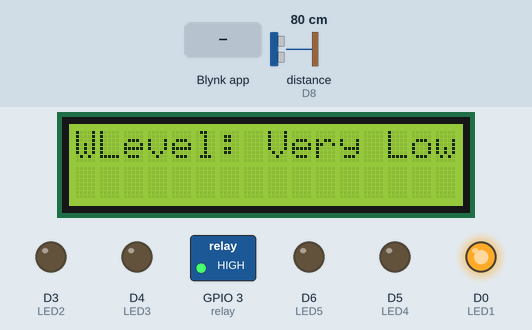
Simulated run of this sketch. Board: ESP8266 (NodeMCU). Shown: 16×2 character LCD, switched loads named in the sketch (green lamp = pin HIGH), output pins drawn as LEDs (lit = HIGH). Wiring (inferred from the names in the program): ultrasonic range finder: trigger D7; echo D8. The inputs (shaded band) are chosen by the test bench; at power-on: distance to the obstacle (sensor on D8) 80 cm. The echo pulse lasts 58.3 µs per cm; WiFi joins after 1.5 s; servers stay silent unless stated; pins used as bus, display or sensor lines are not drawn; what the sketch prints to the serial monitor is not drawn.

Above: at 7.0 s.
7.1 s: distance to the obstacle (sensor on D8) set to 17 cm
8.6 s: distance to the obstacle (sensor on D8) set to 14 cm
At 9.9 s:
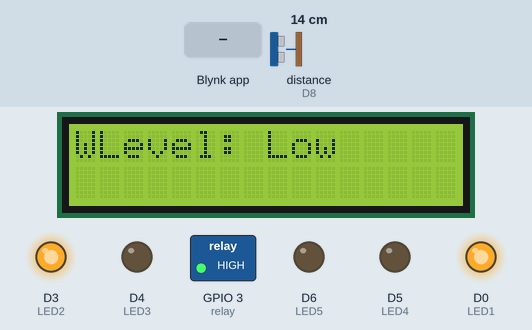
10.2 s: Blynk app writes 1 to V1
At 11.4 s:
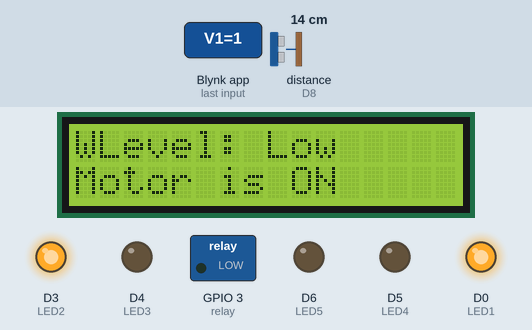
11.7 s: distance to the obstacle (sensor on D8) set to 2 cm
At 12.3 s:
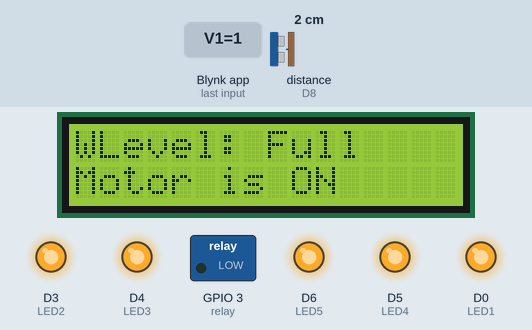
13.3 s: Blynk app writes 0 to V1
At 13.8 s:
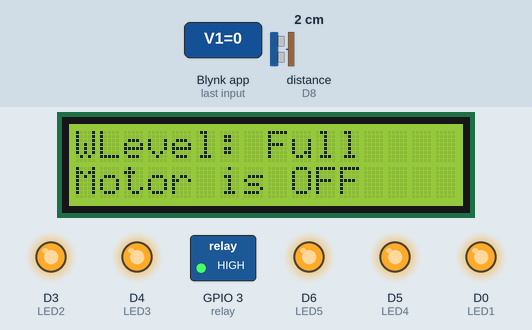
14.8 s: distance to the obstacle (sensor on D8) set to 7 cm
16.3 s: distance to the obstacle (sensor on D8) set to 10 cm
At 17.0 s:
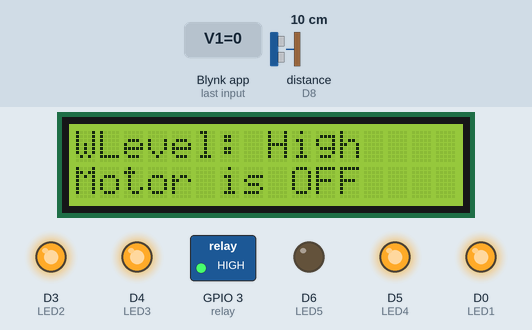
Timing chart, 0 to 18.9 s (numbered marks = the images above; inputs shaded):
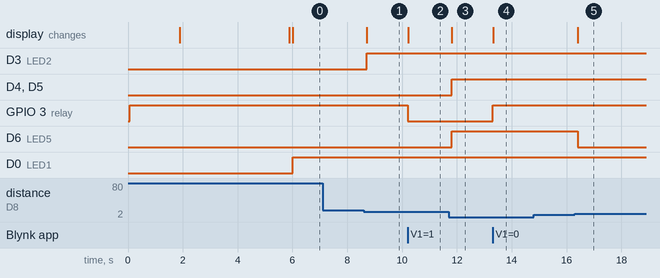

Measured:
- the behaviour switches between 15 and 14 cm on distance to the obstacle (sensor on D8) (found by bisection; images 0 and 1)
- the behaviour switches between 8 and 9 cm on distance to the obstacle (sensor on D8) (found by bisection; images 4 and 5)
- after the input at 7.1 s, every drawn part: stays the same
- after the input at 8.6 s, D3 (LED2): LOW → HIGH after 0.11 s; the display: changes after 0.11 s (image 1)
- after the input at 10.2 s, GPIO 3 (relay): HIGH → LOW at once; the display: changes at once (image 2)
- after the input at 11.7 s, D4 (LED3), D6 (LED5), D5 (LED4): LOW → HIGH after 0.11 s; the display: changes after 0.11 s (image 3)
- after the input at 13.3 s, GPIO 3 (relay): LOW → HIGH at once; the display: changes at once (image 4)
- after the input at 14.8 s, every drawn part: stays the same
- after the input at 16.3 s, D6 (LED5): HIGH → LOW after 0.11 s; the display: changes after 0.11 s (image 5)

The sketch:

WaterLevelUpdated.ino
```cpp
/*Water level monitoring system with the New Blynk app*/
//Include the library files
#define BLYNK_TEMPLATE_ID "TMPL6qP-6AjSR"
#define BLYNK_TEMPLATE_NAME "Water level monitoring system"
#define BLYNK_AUTH_TOKEN "LokcXsrwd2c2yJVIhf_UGQ_sVVYAR9XV"

#include <LiquidCrystal_I2C.h>
#define BLYNK_PRINT Serial
#include <ESP8266WiFi.h>
#include <BlynkSimpleEsp8266.h>

//Initialize the LCD display
LiquidCrystal_I2C lcd(0x27, 16, 2);

char auth[] = "LokcXsrwd2c2yJVIhf_UGQ_sVVYAR9XV";//Enter your Auth token
char ssid[] = "WaterLevel";//Enter your WIFI name
char pass[] = "12345678";//Enter your WIFI password

BlynkTimer timer;

// Define the component pins
#define trig D7
#define echo D8
#define LED1 D0
#define LED2 D3
#define LED3 D4
#define LED4 D5
#define LED5 D6
#define relay 3

//Enter your tank max value(CM)
int MaxLevel = 20;

int Level1 = (MaxLevel * 75) / 100;
int Level2 = (MaxLevel * 65) / 100;
int Level3 = (MaxLevel * 55) / 100;
int Level4 = (MaxLevel * 45) / 100;
int Level5 = (MaxLevel * 35) / 100;

const int numReadings = 20;
int readings[numReadings];      // the readings from the ultrasonic sensor
int readIndex = 0;              // the index of the current reading
int total = 0;                  // the running total
int average = 0;                // the average
int readingCount = 0;           // the count of readings

void setup() {
  Serial.begin(9600);
  lcd.init();
  lcd.backlight();
  pinMode(trig, OUTPUT);
  pinMode(echo, INPUT);
  pinMode(LED1, OUTPUT);
  pinMode(LED2, OUTPUT);
  pinMode(LED3, OUTPUT);
  pinMode(LED4, OUTPUT);
  pinMode(LED5, OUTPUT);
  pinMode(relay, OUTPUT);
  digitalWrite(relay, HIGH);
  Blynk.begin(auth, ssid, pass, "blynk.cloud", 80);

  lcd.setCursor(0, 0);
  lcd.print("Water level");
  lcd.setCursor(4, 1);
  lcd.print("Monitoring");
  delay(4000);
  lcd.clear();

  Serial.println("Setup Complete");

  // initialize all the readings to 0
  for (int thisReading = 0; thisReading < numReadings; thisReading++) {
    readings[thisReading] = 0;
  }

  //Call the functions
  timer.setInterval(100L, ultrasonic);
}

//Get the ultrasonic sensor values
void ultrasonic() {
  digitalWrite(trig, LOW);
  delayMicroseconds(4);
  digitalWrite(trig, HIGH);
  delayMicroseconds(10);
  digitalWrite(trig, LOW);
  long t = pulseIn(echo, HIGH);
  int distance = t / 29 / 2;

  int blynkDistance = (distance - MaxLevel) * -1;
  if (distance <= MaxLevel) {
    Blynk.virtualWrite(V0, blynkDistance);
  } else {
    Blynk.virtualWrite(V0, 0);
  }

  // Subtract the last reading:
  total = total - readings[readIndex];
  // Read from the sensor:
  readings[readIndex] = distance;
  // Add the reading to the total:
  total = total + readings[readIndex];
  // Advance to the next position in the array:
  readIndex = readIndex + 1;

  // If we're at the end of the array...
  if (readIndex >= numReadings) {
    // ...wrap around to the beginning:
    readIndex = 0;
  }

  // Increment the reading count
  readingCount++;

  // Calculate and send the average every 20 readings
  if (readingCount >= numReadings) {
    average = total / numReadings;
    Blynk.virtualWrite(V2, MaxLevel - average);
    readingCount = 0;  // Reset the reading count after computing the average
  }

  lcd.setCursor(0, 0);
  lcd.print("WLevel:");

  if (Level1 <= distance) {
    lcd.setCursor(8, 0);
    lcd.print("Very Low");
    Serial.print("Very Low");
    Serial.println(distance);
    digitalWrite(LED1, HIGH);
    digitalWrite(LED2, LOW);
    digitalWrite(LED3, LOW);
    digitalWrite(LED4, LOW);
    digitalWrite(LED5, LOW);
  } else if (Level2 <= distance && Level1 > distance) {
    lcd.setCursor(8, 0);
    lcd.print("Low");
    lcd.print("      ");
    Serial.print("Low");
    Serial.println(distance);
    digitalWrite(LED1, HIGH);
    digitalWrite(LED2, HIGH);
    digitalWrite(LED3, LOW);
    digitalWrite(LED4, LOW);
    digitalWrite(LED5, LOW);
  } else if (Level3 <= distance && Level2 > distance) {
    lcd.setCursor(8, 0);
    lcd.print("Medium");
    lcd.print("      ");
    Serial.print("Medium");
    Serial.println(distance);
    digitalWrite(LED1, HIGH);
    digitalWrite(LED2, HIGH);
    digitalWrite(LED3, HIGH);
    digitalWrite(LED4, LOW);
    digitalWrite(LED5, LOW);
  } else if (Level4 <= distance && Level3 > distance) {
    lcd.setCursor(8, 0);
    lcd.print("High");
    lcd.print("      ");
    Serial.print("High");
    Serial.println(distance);
    digitalWrite(LED1, HIGH);
    digitalWrite(LED2, HIGH);
    digitalWrite(LED3, HIGH);
    digitalWrite(LED4, HIGH);
    digitalWrite(LED5, LOW);
  } else if (Level5 >= distance) {
    lcd.setCursor(8, 0);
    lcd.print("Full");
    lcd.print("      ");
    Serial.print("Full");
    Serial.println(distance);
    digitalWrite(LED1, HIGH);
    digitalWrite(LED2, HIGH);
    digitalWrite(LED3, HIGH);
    digitalWrite(LED4, HIGH);
    digitalWrite(LED5, HIGH);
  }
}

//Get the button value
BLYNK_WRITE(V1) {
  bool Relay = param.asInt();
  if (Relay == 1) {
    digitalWrite(relay, LOW);
    lcd.setCursor(0, 1);
    lcd.print("Motor is ON ");
  } else {
    digitalWrite(relay, HIGH);
    lcd.setCursor(0, 1);
    lcd.print("Motor is OFF");
  }
}

void loop() {
  Blynk.run();//Run the Blynk library
  timer.run();//Run the Blynk timer
}
```
